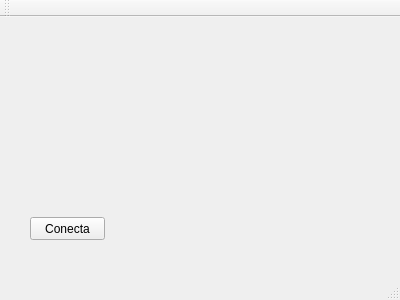
<?xml version="1.0" encoding="UTF-8"?>
<ui version="4.0">
 <class>MainWindow</class>
 <widget class="QMainWindow" name="MainWindow">
  <property name="geometry">
   <rect>
    <x>0</x>
    <y>0</y>
    <width>400</width>
    <height>300</height>
   </rect>
  </property>
  <property name="windowTitle">
   <string>MainWindow</string>
  </property>
  <widget class="QWidget" name="centralWidget">
   <widget class="QPushButton" name="BotaoConecta">
    <property name="geometry">
     <rect>
      <x>30</x>
      <y>200</y>
      <width>75</width>
      <height>23</height>
     </rect>
    </property>
    <property name="text">
     <string>Conecta</string>
    </property>
   </widget>
  </widget>
  <widget class="QMenuBar" name="menuBar">
   <property name="geometry">
    <rect>
     <x>0</x>
     <y>0</y>
     <width>400</width>
     <height>21</height>
    </rect>
   </property>
  </widget>
  <widget class="QToolBar" name="mainToolBar">
   <attribute name="toolBarArea">
    <enum>TopToolBarArea</enum>
   </attribute>
   <attribute name="toolBarBreak">
    <bool>false</bool>
   </attribute>
  </widget>
  <widget class="QStatusBar" name="statusBar"/>
 </widget>
 <layoutdefault spacing="6" margin="11"/>
 <resources/>
 <connections/>
</ui>
